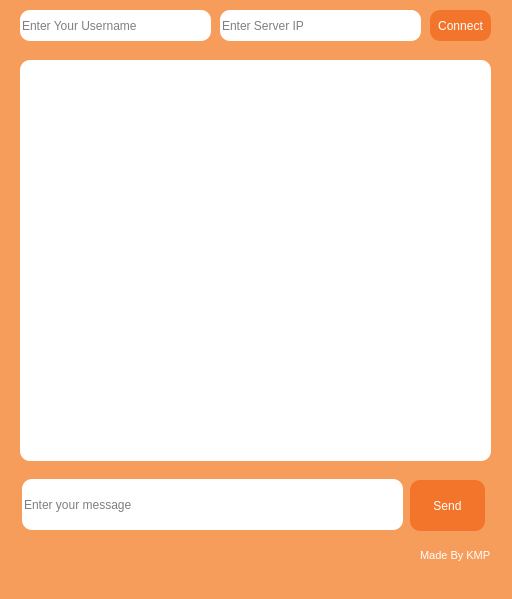
<?xml version="1.0" encoding="UTF-8"?>
<ui version="4.0">
 <class>MainWindow</class>
 <widget class="QMainWindow" name="MainWindow">
  <property name="geometry">
   <rect>
    <x>0</x>
    <y>0</y>
    <width>512</width>
    <height>599</height>
   </rect>
  </property>
  <property name="windowTitle">
   <string>MainWindow</string>
  </property>
  <property name="styleSheet">
   <string notr="true">background-color: rgb(247, 157, 92);</string>
  </property>
  <widget class="QWidget" name="centralwidget">
   <widget class="QPlainTextEdit" name="DisplayText">
    <property name="enabled">
     <bool>false</bool>
    </property>
    <property name="geometry">
     <rect>
      <x>20</x>
      <y>60</y>
      <width>471</width>
      <height>401</height>
     </rect>
    </property>
    <property name="font">
     <font>
      <family>Comic Sans MS</family>
      <pointsize>12</pointsize>
      <weight>50</weight>
      <italic>false</italic>
      <bold>false</bold>
     </font>
    </property>
    <property name="styleSheet">
     <string notr="true">line-height: 4px;
font: 12pt &quot;Comic Sans MS&quot;;
background-color: rgb(255, 255, 255);
border-radius: 10px;</string>
    </property>
   </widget>
   <widget class="QLineEdit" name="input">
    <property name="enabled">
     <bool>false</bool>
    </property>
    <property name="geometry">
     <rect>
      <x>22</x>
      <y>479</y>
      <width>381</width>
      <height>51</height>
     </rect>
    </property>
    <property name="styleSheet">
     <string notr="true">background-color: rgb(255, 255, 255);
border-radius: 10px;
color: rgb(0, 0, 0);</string>
    </property>
    <property name="placeholderText">
     <string>Enter your message</string>
    </property>
   </widget>
   <widget class="QPushButton" name="send">
    <property name="enabled">
     <bool>false</bool>
    </property>
    <property name="geometry">
     <rect>
      <x>410</x>
      <y>480</y>
      <width>75</width>
      <height>51</height>
     </rect>
    </property>
    <property name="autoFillBackground">
     <bool>false</bool>
    </property>
    <property name="styleSheet">
     <string notr="true">background-color: rgb(243, 117, 43);
border-radius: 10px;
color: rgb(255, 255, 255);</string>
    </property>
    <property name="text">
     <string>Send</string>
    </property>
   </widget>
   <widget class="QLineEdit" name="username">
    <property name="geometry">
     <rect>
      <x>20</x>
      <y>10</y>
      <width>191</width>
      <height>31</height>
     </rect>
    </property>
    <property name="styleSheet">
     <string notr="true">background-color: rgb(255, 255, 255);
border-radius: 10px;</string>
    </property>
    <property name="text">
     <string/>
    </property>
    <property name="placeholderText">
     <string>Enter Your Username</string>
    </property>
   </widget>
   <widget class="QPushButton" name="connect">
    <property name="enabled">
     <bool>false</bool>
    </property>
    <property name="geometry">
     <rect>
      <x>430</x>
      <y>10</y>
      <width>61</width>
      <height>31</height>
     </rect>
    </property>
    <property name="autoFillBackground">
     <bool>false</bool>
    </property>
    <property name="styleSheet">
     <string notr="true">background-color: rgb(243, 117, 43);
border-radius: 10px;
color: rgb(255, 255, 255);</string>
    </property>
    <property name="text">
     <string>Connect</string>
    </property>
   </widget>
   <widget class="QLineEdit" name="server_ip">
    <property name="geometry">
     <rect>
      <x>220</x>
      <y>10</y>
      <width>201</width>
      <height>31</height>
     </rect>
    </property>
    <property name="styleSheet">
     <string notr="true">background-color: rgb(255, 255, 255);
border-radius: 10px;</string>
    </property>
    <property name="text">
     <string/>
    </property>
    <property name="placeholderText">
     <string>Enter Server IP</string>
    </property>
   </widget>
   <widget class="QLabel" name="err_text">
    <property name="geometry">
     <rect>
      <x>26</x>
      <y>540</y>
      <width>441</width>
      <height>20</height>
     </rect>
    </property>
    <property name="styleSheet">
     <string notr="true">color: rgb(255, 0, 0);</string>
    </property>
    <property name="text">
     <string/>
    </property>
   </widget>
   <widget class="QLabel" name="label">
    <property name="geometry">
     <rect>
      <x>420</x>
      <y>540</y>
      <width>91</width>
      <height>31</height>
     </rect>
    </property>
    <property name="font">
     <font>
      <pointsize>8</pointsize>
     </font>
    </property>
    <property name="styleSheet">
     <string notr="true">color: rgb(255, 255, 255);</string>
    </property>
    <property name="text">
     <string>Made By KMP</string>
    </property>
   </widget>
  </widget>
  <widget class="QMenuBar" name="menubar">
   <property name="geometry">
    <rect>
     <x>0</x>
     <y>0</y>
     <width>512</width>
     <height>21</height>
    </rect>
   </property>
  </widget>
  <widget class="QStatusBar" name="statusbar"/>
 </widget>
 <resources/>
 <connections/>
</ui>
